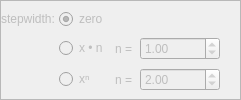
            <widget class="QFrame" name="fr_DefCountPhase">
             <property name="sizePolicy">
              <sizepolicy hsizetype="Expanding" vsizetype="Minimum">
               <horstretch>0</horstretch>
               <verstretch>0</verstretch>
              </sizepolicy>
             </property>
             <property name="frameShape">
              <enum>QFrame::StyledPanel</enum>
             </property>
             <property name="frameShadow">
              <enum>QFrame::Raised</enum>
             </property>
             <layout class="QGridLayout" name="gridLayout_3">
              <property name="leftMargin">
               <number>0</number>
              </property>
              <property name="topMargin">
               <number>0</number>
              </property>
              <property name="rightMargin">
               <number>0</number>
              </property>
              <property name="bottomMargin">
               <number>0</number>
              </property>
              <property name="horizontalSpacing">
               <number>4</number>
              </property>
              <property name="verticalSpacing">
               <number>0</number>
              </property>
              <item row="0" column="0">
               <widget class="QLabel" name="lb_StepDefPhase">
                <property name="enabled">
                 <bool>false</bool>
                </property>
                <property name="sizePolicy">
                 <sizepolicy hsizetype="Fixed" vsizetype="Fixed">
                  <horstretch>0</horstretch>
                  <verstretch>0</verstretch>
                 </sizepolicy>
                </property>
                <property name="text">
                 <string>stepwidth:</string>
                </property>
               </widget>
              </item>
              <item row="0" column="1">
               <widget class="QRadioButton" name="rb_NoStepPhase">
                <property name="enabled">
                 <bool>false</bool>
                </property>
                <property name="text">
                 <string>zero</string>
                </property>
                <property name="checked">
                 <bool>true</bool>
                </property>
               </widget>
              </item>
              <item row="1" column="1">
               <widget class="QRadioButton" name="rb_LinStepPhase">
                <property name="enabled">
                 <bool>false</bool>
                </property>
                <property name="text">
                 <string>x • n </string>
                </property>
               </widget>
              </item>
              <item row="2" column="1">
               <widget class="QRadioButton" name="rb_ExpStepPhase">
                <property name="enabled">
                 <bool>false</bool>
                </property>
                <property name="text">
                 <string>xⁿ</string>
                </property>
               </widget>
              </item>
              <item row="1" column="3">
               <widget class="QDoubleSpinBox" name="dspb_LinStepPhase">
                <property name="enabled">
                 <bool>false</bool>
                </property>
                <property name="minimum">
                 <double>0.010000000000000</double>
                </property>
                <property name="maximum">
                 <double>9999.989999999999782</double>
                </property>
                <property name="value">
                 <double>1.000000000000000</double>
                </property>
               </widget>
              </item>
              <item row="2" column="3">
               <widget class="QDoubleSpinBox" name="dspb_ExpStepPhase">
                <property name="enabled">
                 <bool>false</bool>
                </property>
                <property name="sizePolicy">
                 <sizepolicy hsizetype="Fixed" vsizetype="Fixed">
                  <horstretch>0</horstretch>
                  <verstretch>0</verstretch>
                 </sizepolicy>
                </property>
                <property name="minimumSize">
                 <size>
                  <width>80</width>
                  <height>0</height>
                 </size>
                </property>
                <property name="minimum">
                 <double>0.010000000000000</double>
                </property>
                <property name="value">
                 <double>2.000000000000000</double>
                </property>
               </widget>
              </item>
              <item row="2" column="2">
               <widget class="QLabel" name="lb_ExpNPhase">
                <property name="enabled">
                 <bool>false</bool>
                </property>
                <property name="text">
                 <string>n = </string>
                </property>
               </widget>
              </item>
              <item row="1" column="2">
               <widget class="QLabel" name="lb_LinNPhase">
                <property name="enabled">
                 <bool>false</bool>
                </property>
                <property name="text">
                 <string>n =</string>
                </property>
               </widget>
              </item>
              <item row="1" column="4">
               <spacer name="horizontalSpacer_4">
                <property name="orientation">
                 <enum>Qt::Horizontal</enum>
                </property>
                <property name="sizeHint" stdset="0">
                 <size>
                  <width>20</width>
                  <height>20</height>
                 </size>
                </property>
               </spacer>
              </item>
             </layout>
            </widget>
